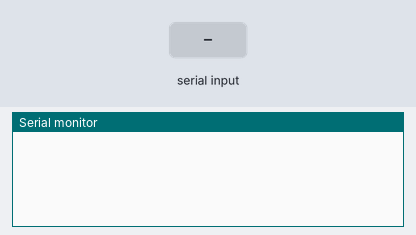
This sketch was run on a simulated Arduino Uno, built with avr-gcc and run on an emulated ATmega328P. On the bench: the last lines printed to the serial monitor. The test bench sets the inputs (shaded band).

Above: at 1.2 s.
1.3 s: "A" received over Serial
At 2.1 s:
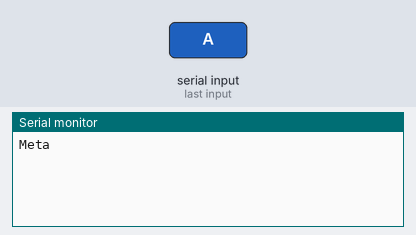
2.8 s: "B" received over Serial
At 3.3 s:
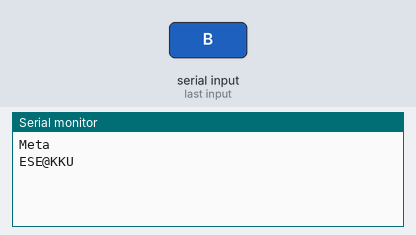

Measured:
- after the input at 1.3 s, the serial monitor: prints a new line at once (image 1)
- after the input at 2.8 s, the serial monitor: prints a new line at once (image 2)

The sketch:

InABOut_words.ino
```cpp
//Set 1M sample and 50 KHz BW
void setup() {
  // Start serial communication at 9600 baud rate
  Serial.begin(9600);
}

void loop() {
  // Check if there's incoming serial data
  if (Serial.available() > 0) {
    // Read the incoming character
    char incomingByte = Serial.read();

    // Check if it's 'A' or 'B' and print the appropriate message
    if (incomingByte == 'A') {
      Serial.println("Meta");
    }
    else if (incomingByte == 'B') {
      Serial.println("ESE@KKU");
    }
  }
}
```
